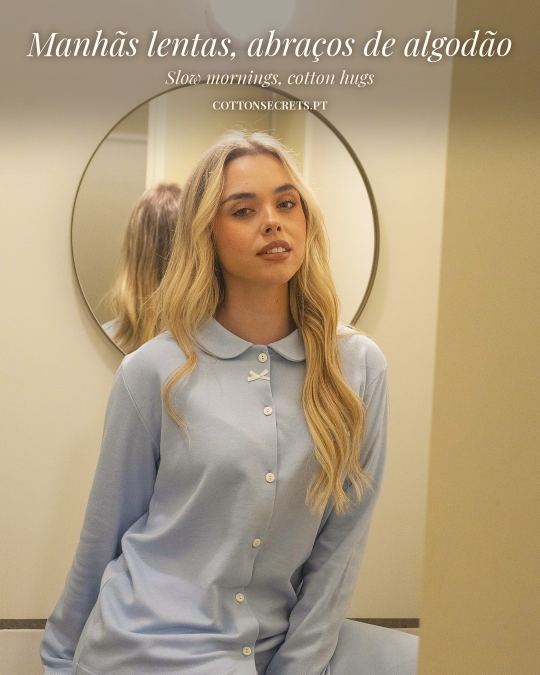
#> input picture teste/O_DSC05729.jpg, 1080 x 1350 px (shown at 1/2 size)
$ python -i texto.py   (imports and definitions only)
#> lines starting #> are read from the running program, lines starting #| are printed output that depends on the picture
"""Texto chamativo Cotton Secrets, sem tapar caras nem produto.
feed : <base>_feedbar.jpg (1080x1110) + faixa creme 240px com texto -> 1080x1350
story: <base>_story.jpg (foto sobre fundo desfocado) + texto na zona superior livre
Uso: python3 -I texto.py feed|story <img> <saida> "<PT>" "<EN>"
"""
import sys
from PIL import Image, ImageDraw, ImageFont, ImageFilter

F = "/home/claude/fonts/x/package/files/"
SERIF_I = F + "playfair-display-latin-400-italic.woff"
SERIF_B = F + "playfair-display-latin-700-normal.woff"
CREAM, BROWN, CARAMEL = (246, 239, 228), (74, 52, 38), (160, 118, 82)

# [8 lines left out: function balanced, not called in this run]

def center(d, W, y, t, f, fill):
    d.text(((W - d.textlength(t, font=f)) / 2, y), t, font=f, fill=fill)

# [28 lines left out: functions feed, story, not called in this run]

def _faces(im):
    """Caras de frente + perfil (ambos os lados); tambem parte superior do corpo se nada for encontrado."""
    import numpy as np, cv2
    g = cv2.cvtColor(np.array(im), cv2.COLOR_RGB2GRAY); W = g.shape[1]
#> after `g = cv2.cvtColor(np.array(im), cv2.COLOR_RGB2GRAY)`:
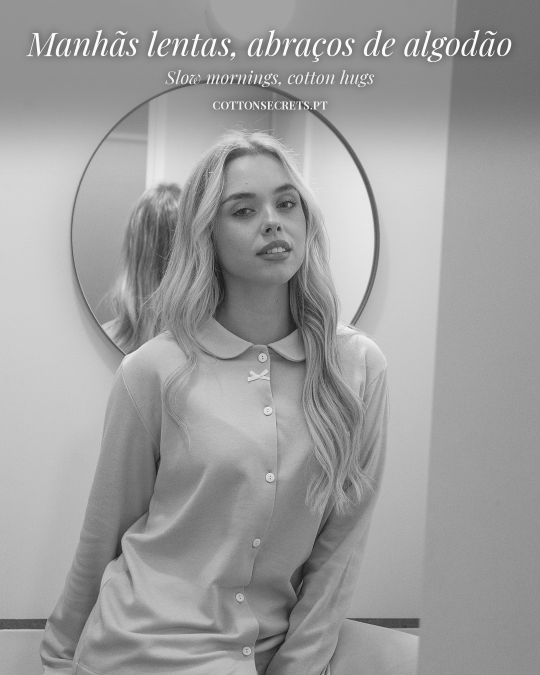
#> g: shape (1350, 1080) (shown at 1/2 size); min 10, max 254, mean 157.3
#> after `W = g.shape[1]`: W = 1080
    H0 = cv2.data.haarcascades
    found = []
    for name, mn in (("haarcascade_frontalface_default.xml", 6), ("haarcascade_profileface.xml", 9)):
        cc = cv2.CascadeClassifier(H0 + name)
        for flip in (False, True):
            gg = cv2.flip(g, 1) if flip else g
            for x, y, w, h in cc.detectMultiScale(gg, 1.08, mn, minSize=(60, 60)):
                if flip: x = W - x - w
                found.append((int(x), int(y), int(w), int(h)))
#> after the loop, found = [(413, 315, 251, 251), (412, 319, 243, 243), (350, 295, 287, 287)]; x = 350
    if found:
        big = max(r[2] for r in found)
#> big = 287
        return [r for r in found if r[2] >= 0.45 * big]
    cc = cv2.CascadeClassifier(H0 + "haarcascade_upperbody.xml")
    ub = cc.detectMultiScale(g, 1.05, 3, minSize=(200, 200))
    return [(int(x), int(y), int(w), int(h * 0.45)) for x, y, w, h in ub]

# [66 lines left out: functions _busy, over, wrap_lines, not called in this run]

# [3 lines not run here, left out]

>>> import cv2
>>> picture = cv2.cvtColor(cv2.imread('../teste/O_DSC05729.jpg'), cv2.COLOR_BGR2RGB)
>>> result = _faces(picture)
#> result has the same summary as found in _faces
